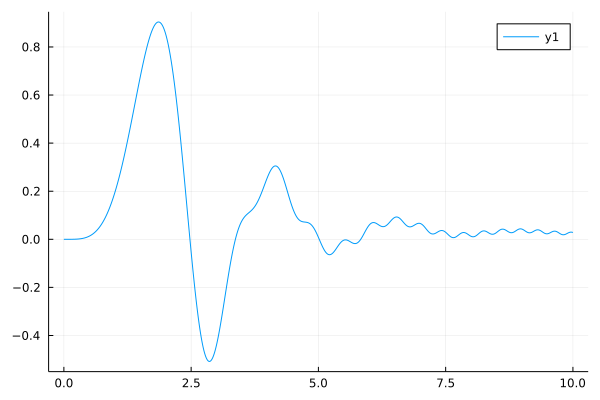

The Julia source for this figure:
using FractionalDiffEq
using Plots, LaTeXStrings

s="\$ Use\\ closed-form\\ solution\$"

t=collect(0:0.002:10);

u=sin.(t.^2);

result=testsolve([1 8 26 73 90], [3.5 3.1 2.3 1.2 0.5], [30 90], [1 0.3], u, t)

plot(t, result)
